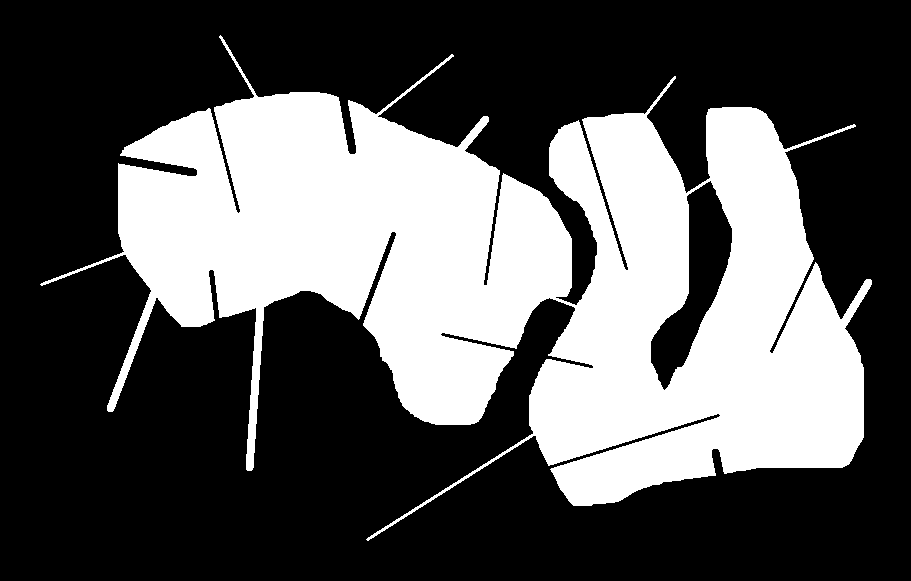
//> input picture Lab6/pityoka.png, 911 x 581 px
$ ./main   (built with g++ and OpenCV 4)
//> lines starting //> are read from the running program, lines starting //| are printed output that depends on the picture; after the words box and inside, x2 and y2 are one past the last pixel; in counts of white or black regions, pixels touching at a corner belong together
#include <opencv2/opencv.hpp>
using namespace cv;
using namespace std;

// Helper: show and wait for q/Q/ESC
bool showAndWait(const string &win, const Mat &img)
{
    imshow(win, img);
    while (true)
    {
        int key = waitKey(0);
        if (key == 'q' || key == 'Q')
            break;
        if (key == 27)
            return false;
    }
    destroyWindow(win);
    return true;
}

int main()
{
    // --- A. Feladat ---
    Mat bin = imread("pityoka.png", IMREAD_GRAYSCALE);
//> bin: 581 rows x 911 cols, CV_8UC1; 34.4% white; 1 white region, box (x1, y1, x2, y2) and area: (40, 35, 872, 541) 181815
    if (bin.empty())
    {
        cerr << "Nem találom a pityoka.png képet!" << endl;
        return 1;
    }
    threshold(bin, bin, 128, 255, THRESH_BINARY);

    Mat eroded, dilated, open, close;
    Mat element = getStructuringElement(MORPH_RECT, Size(3, 3));

    // 10x erode, then 10x dilate (opening)
    eroded = bin.clone();
    for (int i = 0; i < 10; ++i)
        erode(eroded, eroded, element);
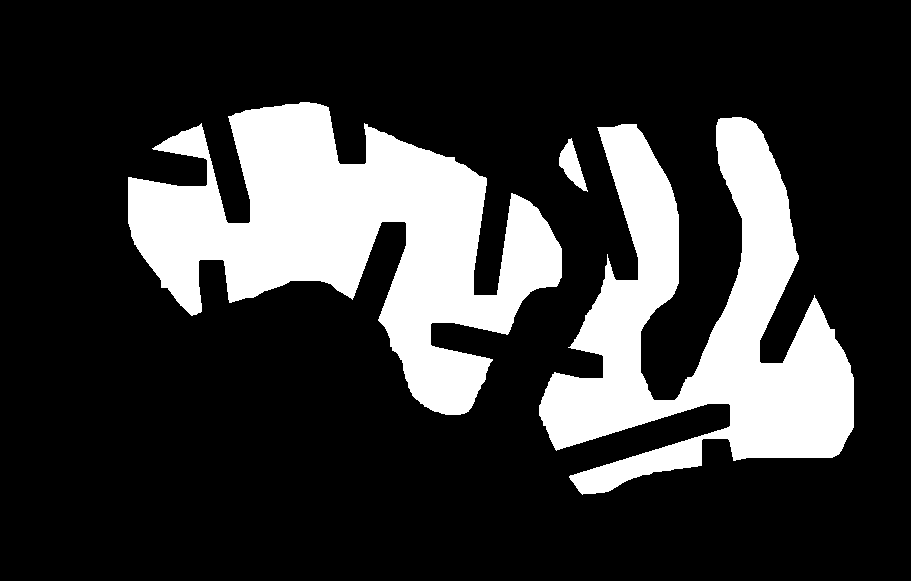
//> eroded: 581 rows x 911 cols, CV_8UC1; 21.6% white; 3 white regions, box (x1, y1, x2, y2) and area: (128, 102, 562, 415) 61328, (539, 117, 854, 495) 52453, (559, 138, 588, 192) 711
    dilated = eroded.clone();
    for (int i = 0; i < 10; ++i)
        dilate(dilated, dilated, element);
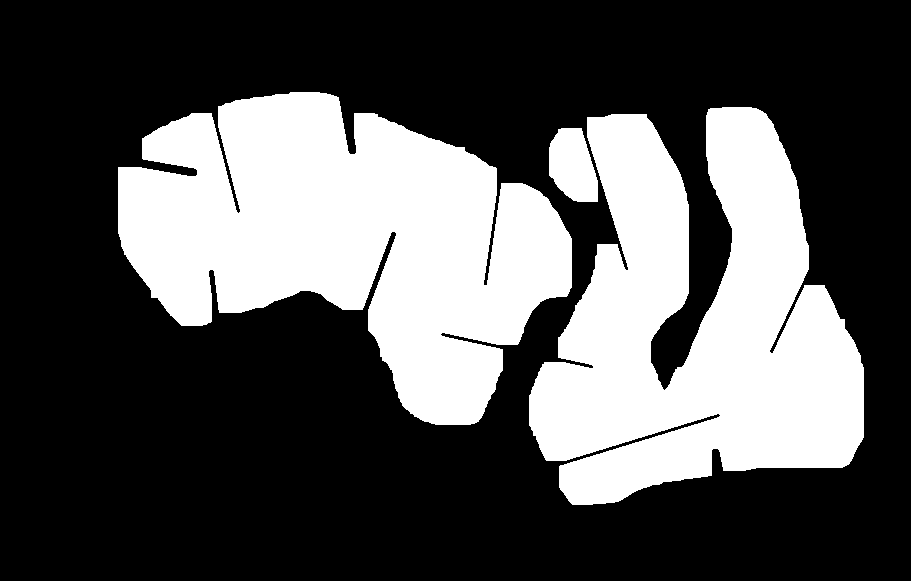
//> dilated: 581 rows x 911 cols, CV_8UC1; 32.9% white; 3 white regions, box (x1, y1, x2, y2) and area: (118, 92, 572, 425) 88768, (529, 107, 864, 505) 82413, (549, 128, 598, 202) 2771
    Mat openResult = dilated;
    if (!showAndWait("A: 10x erode, 10x dilate (Opening)", openResult))
        return 0;
//> the 'q' key is pressed

    // 10x dilate, then 10x erode (closing)
    dilated = bin.clone();
    for (int i = 0; i < 10; ++i)
        dilate(dilated, dilated, element);
//> this loop made 10 passes
//> pass 1, `dilate(dilated, dilated, element);`:
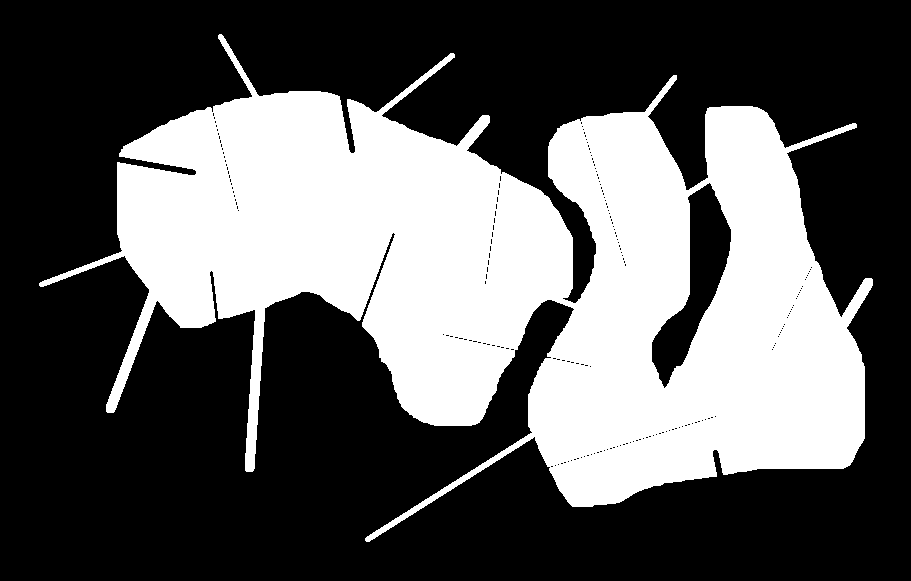
//> dilated: 581 rows x 911 cols, CV_8UC1; 36.1% white; 1 white region, box (x1, y1, x2, y2) and area: (39, 34, 873, 542) 190906
//> after the loop:
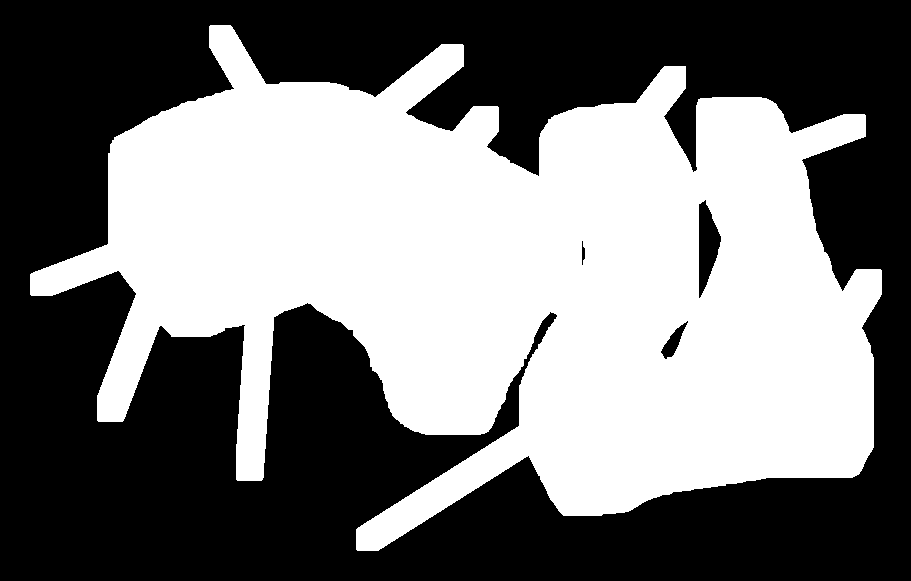
//> dilated: 581 rows x 911 cols, CV_8UC1; 46.8% white; 1 white region, box (x1, y1, x2, y2) and area: (30, 25, 882, 551) 247805
    eroded = dilated.clone();
    for (int i = 0; i < 10; ++i)
        erode(eroded, eroded, element);
//> this loop made 10 passes
//> pass 1, `erode(eroded, eroded, element);`:
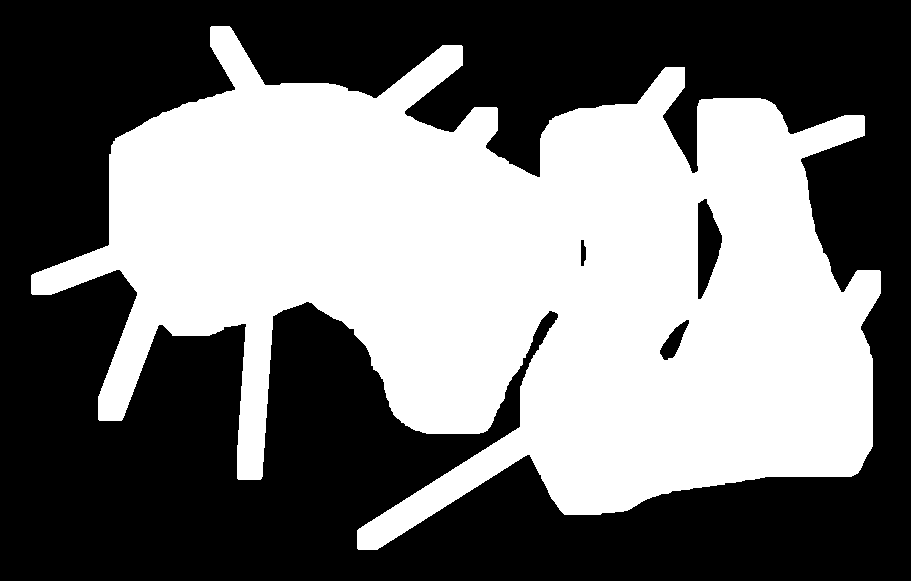
//> eroded: 581 rows x 911 cols, CV_8UC1; 45.7% white; 1 white region, box (x1, y1, x2, y2) and area: (31, 26, 881, 550) 242131
//> after the loop:
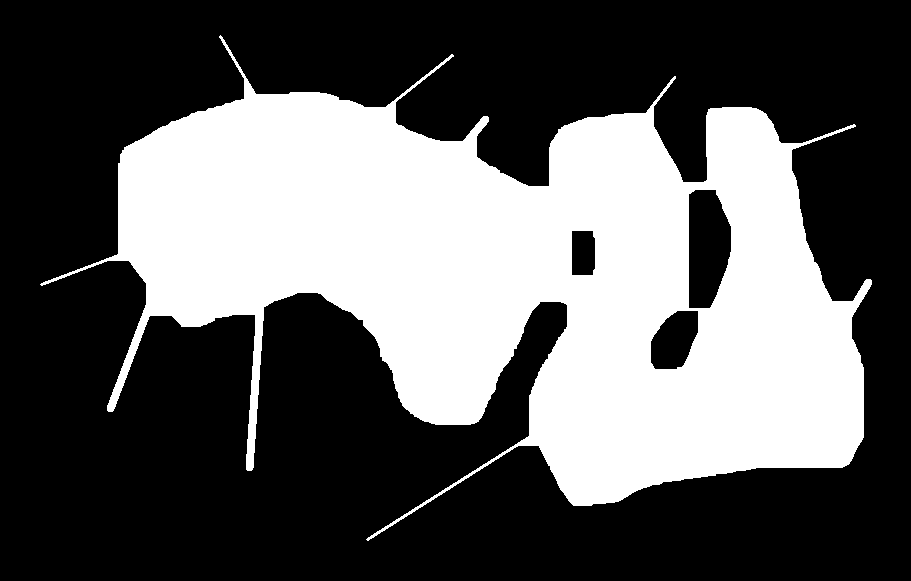
//> eroded: 581 rows x 911 cols, CV_8UC1; 36% white; 1 white region, box (x1, y1, x2, y2) and area: (40, 35, 872, 541) 190345
    Mat closeResult = eroded;
    if (!showAndWait("A: 10x dilate, 10x erode (Closing)", closeResult))
        return 0;
//> the 'Q' key is pressed

    // --- B. Feladat ---
    for (int r = 1; r <= 11; r += 2)
    {
        Mat ell = getStructuringElement(MORPH_ELLIPSE, Size(r, r));
        Mat er, di;
        erode(bin, er, ell);
        dilate(bin, di, ell);
        Mat grid(bin.rows, bin.cols * 2, bin.type());
        er.copyTo(grid(Rect(0, 0, bin.cols, bin.rows)));
        di.copyTo(grid(Rect(bin.cols, 0, bin.cols, bin.rows)));
        putText(grid, "Erode r=" + to_string(r), Point(10, 30), FONT_HERSHEY_SIMPLEX, 1, 255, 2);
        putText(grid, "Dilate r=" + to_string(r), Point(bin.cols + 10, 30), FONT_HERSHEY_SIMPLEX, 1, 255, 2);
        if (!showAndWait("B: Erode/Dilate ellipse r=" + to_string(r), grid))
            return 0;
    }

    // --- C. Feladat ---
    Mat color = imread("bond.jpg");
    if (color.empty())
    {
        cerr << "Nem találom a bond.jpg képet!" << endl;
        return 1;
    }
    Mat scribble_black = color.clone();
    line(scribble_black, Point(20, 20), Point(200, 200), Scalar(0, 0, 0), 10);
    line(scribble_black, Point(100, 50), Point(300, 250), Scalar(0, 0, 0), 8);
    line(scribble_black, Point(50, 250), Point(250, 50), Scalar(0, 0, 0), 6);

    for (int r = 3; r <= 21; r += 6)
    {
        Mat elem = getStructuringElement(MORPH_RECT, Size(r, r));
        Mat dil;
        dilate(scribble_black, dil, elem);
        Mat grid(color.rows, color.cols * 2, color.type());
        scribble_black.copyTo(grid(Rect(0, 0, color.cols, color.rows)));
        dil.copyTo(grid(Rect(color.cols, 0, color.cols, color.rows)));
        putText(grid, "Original (black lines)", Point(10, 30), FONT_HERSHEY_SIMPLEX, 1, Scalar(0, 255, 255), 2);
        putText(grid, "Dilated r=" + to_string(r), Point(color.cols + 10, 30), FONT_HERSHEY_SIMPLEX, 1, Scalar(0, 255, 255), 2);
        if (!showAndWait("C: Dilate black lines r=" + to_string(r), grid))
            return 0;
    }

    Mat scribble_white = color.clone();
    line(scribble_white, Point(20, 20), Point(200, 200), Scalar(255, 255, 255), 10);
    line(scribble_white, Point(100, 50), Point(300, 250), Scalar(255, 255, 255), 8);
    line(scribble_white, Point(50, 250), Point(250, 50), Scalar(255, 255, 255), 6);

    for (int r = 3; r <= 21; r += 6)
    {
        Mat elem = getStructuringElement(MORPH_RECT, Size(r, r));
        Mat ero;
        erode(scribble_white, ero, elem);
        Mat grid(color.rows, color.cols * 2, color.type());
        scribble_white.copyTo(grid(Rect(0, 0, color.cols, color.rows)));
        ero.copyTo(grid(Rect(color.cols, 0, color.cols, color.rows)));
        putText(grid, "Original (white lines)", Point(10, 30), FONT_HERSHEY_SIMPLEX, 1, Scalar(0, 0, 255), 2);
        putText(grid, "Eroded r=" + to_string(r), Point(color.cols + 10, 30), FONT_HERSHEY_SIMPLEX, 1, Scalar(0, 0, 255), 2);
        if (!showAndWait("C: Erode white lines r=" + to_string(r), grid))
            return 0;
    }

    // --- D. Feladat ---
    for (int r = 3; r <= 21; r += 6)
    {
        Mat elem = getStructuringElement(MORPH_RECT, Size(r, r));
        Mat grad;
        morphologyEx(color, grad, MORPH_GRADIENT, elem);
        Mat grid(color.rows, color.cols * 2, color.type());
        color.copyTo(grid(Rect(0, 0, color.cols, color.rows)));
        grad.copyTo(grid(Rect(color.cols, 0, color.cols, color.rows)));
        putText(grid, "Original", Point(10, 30), FONT_HERSHEY_SIMPLEX, 1, Scalar(255, 255, 255), 2);
        putText(grid, "Gradient r=" + to_string(r), Point(color.cols + 10, 30), FONT_HERSHEY_SIMPLEX, 1, Scalar(255, 255, 255), 2);
        if (!showAndWait("D: Morph gradient r=" + to_string(r), grid))
            return 0;
    }

    // --- E. Feladat ---
    Mat kukac = imread("kukac.png", IMREAD_GRAYSCALE);
    if (kukac.empty())
    {
        cerr << "Nem találom a kukac.png képet!" << endl;
        return 1;
    }
    Mat imH(kukac.size(), CV_8UC1);
    for (int x = 0; x < imH.cols; ++x)
        imH(Rect(x, 0, 1, imH.rows)).setTo(Scalar(x * 256 / imH.cols));

    // TopHat: kukacok világosabbak a háttérnél
    Mat inputTopHat;
    addWeighted(imH, 0.9, kukac, 0.1, 0, inputTopHat);

    for (int r = 3; r <= 21; r += 6)
    {
        Mat elem = getStructuringElement(MORPH_RECT, Size(r, r));
        Mat tophat;
        morphologyEx(inputTopHat, tophat, MORPH_TOPHAT, elem);
        Mat grid(kukac.rows, kukac.cols * 2, kukac.type());
        inputTopHat.copyTo(grid(Rect(0, 0, kukac.cols, kukac.rows)));
        tophat.copyTo(grid(Rect(kukac.cols, 0, kukac.cols, kukac.rows)));
        putText(grid, "Input TopHat", Point(10, 30), FONT_HERSHEY_SIMPLEX, 1, 255, 2);
        putText(grid, "TopHat r=" + to_string(r), Point(kukac.cols + 10, 30), FONT_HERSHEY_SIMPLEX, 1, 255, 2);
        if (!showAndWait("E: TopHat r=" + to_string(r), grid))
            return 0;
    }

    // BlackHat: kukacok sötétebbek a háttérnél
    Mat inputBlackHat;
    addWeighted(imH, 0.9, kukac, -0.1, 25, inputBlackHat);

    for (int r = 3; r <= 21; r += 6)
    {
        Mat elem = getStructuringElement(MORPH_RECT, Size(r, r));
        Mat blackhat;
        morphologyEx(inputBlackHat, blackhat, MORPH_BLACKHAT, elem);
        Mat grid(kukac.rows, kukac.cols * 2, kukac.type());
        inputBlackHat.copyTo(grid(Rect(0, 0, kukac.cols, kukac.rows)));
        blackhat.copyTo(grid(Rect(kukac.cols, 0, kukac.cols, kukac.rows)));
        putText(grid, "Input BlackHat", Point(10, 30), FONT_HERSHEY_SIMPLEX, 1, 255, 2);
        putText(grid, "BlackHat r=" + to_string(r), Point(kukac.cols + 10, 30), FONT_HERSHEY_SIMPLEX, 1, 255, 2);
        if (!showAndWait("E: BlackHat r=" + to_string(r), grid))
            return 0;
    }

    return 0;
}
